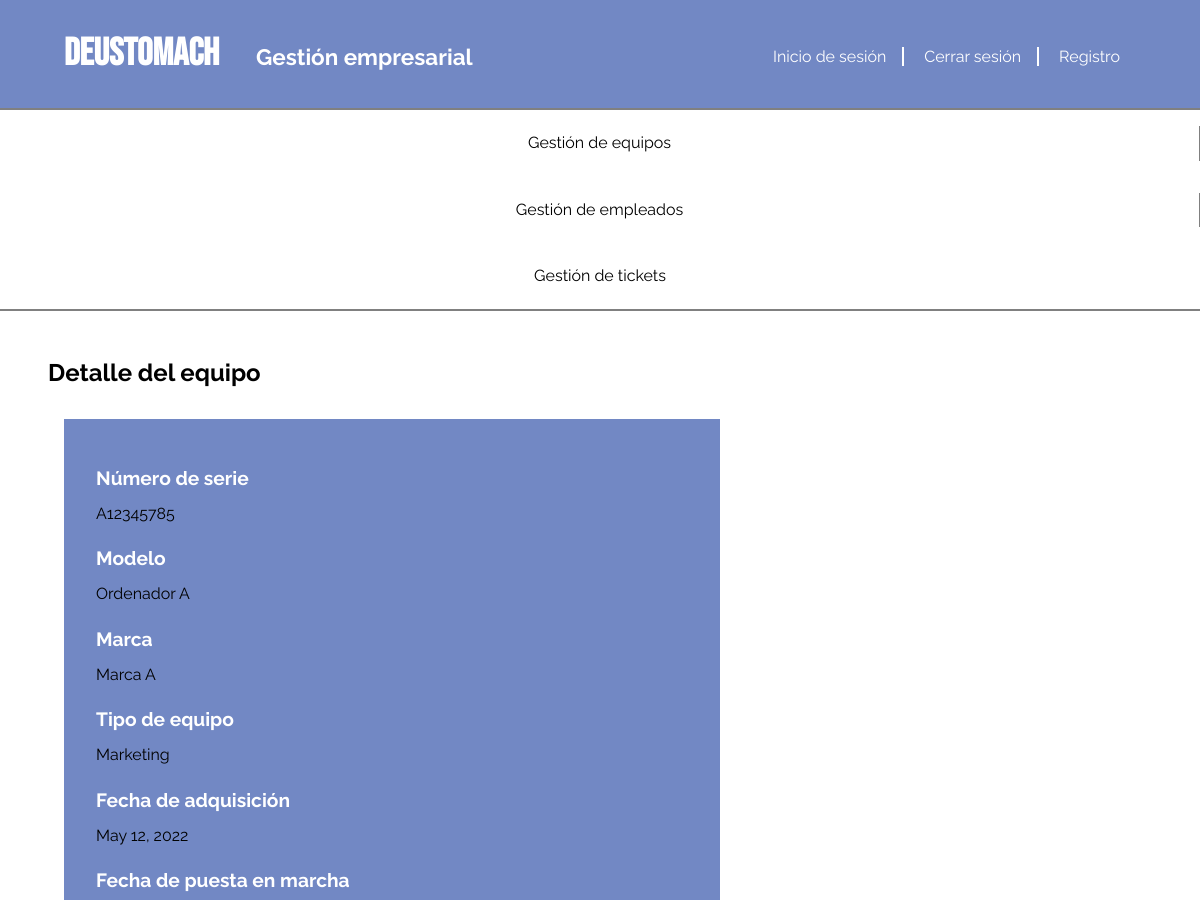
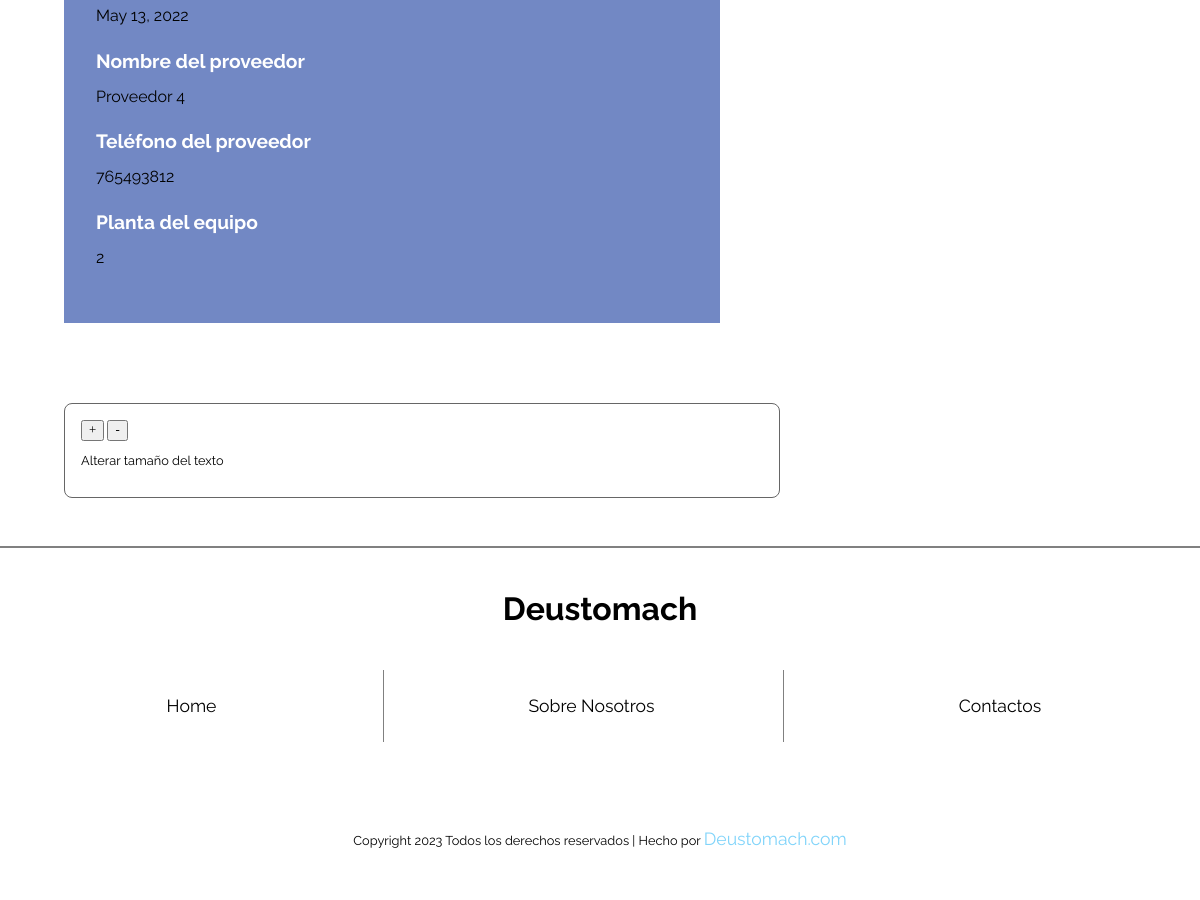
The app's page /appDeustomachGestion/equipos-show/5 with its own data (2 pictures, top to bottom).
### appDeustomachGestion/models.py (models this page shows, shortened)
class Equipo(models.Model):
    PLANTA_CHOICES = [
        ('baja', 'Baja'),
        ('1', 'Planta 1'),
        ('2', 'Planta 2'),
        ('3', 'Planta 3'),
    ]
    numero_serie = models.CharField(max_length=50, unique=True)
    modelo = models.CharField(max_length=100)
    marca = models.CharField(max_length=100)
    tipo_equipo = models.CharField(max_length=100)
    fecha_adquisicion = models.DateField()
    fecha_puesta_marcha = models.DateField()
    informacion_proveedor = models.ForeignKey(Proveedor, on_delete=models.CASCADE)
    planta = models.CharField(max_length=100, choices=PLANTA_CHOICES, default='baja')
    created = models.DateTimeField(auto_now_add=True, null=True, blank=True)
    updated = models.DateTimeField(auto_now=True, null=True, blank=True)
    class Meta:
        verbose_name_plural = "equipos"
        verbose_name = "equipo"
        ordering = ["-created"]

class Proveedor(models.Model):
    nombre = models.CharField(max_length=100)
    telefono = models.CharField(max_length=20)
    created = models.DateTimeField(auto_now_add=True)
    updated = models.DateTimeField(auto_now=True, null=True, blank=True)
    class Meta:
        verbose_name_plural = "proveedores"
        verbose_name = "proveedor"
        ordering = ["-created"]

### appDeustomachGestion/views.py (the view)
# urls.py: path('equipos-show/<int:pk>', EquipoDetailView.as_view(), name='equipos_show'),
class EquipoDetailView(DetailView):
    model = Equipo
    template_name = "appDeustomachGestionEquipos/equipos_detail.html"
    context_object_name = "equipo"

### templates/appDeustomachGestionEquipos/equipos_detail.html
{% extends 'base.html' %}
{% block contenido %}
    <main class="equipos-detail">
        <h2>Detalle del equipo</h2>
        <div class="box-equipos-detail">
            {% if equipo %}
                <a class="equipo-label">Número de serie</a>
                <a class="equipo-content">{{ equipo.numero_serie }}</a>
                <a class="equipo-label">Modelo</a>
                <a class="equipo-content">{{ equipo.modelo }}</a>
                <a class="equipo-label">Marca</a>
                <a class="equipo-content">{{ equipo.marca }}</a>
                <a class="equipo-label">Tipo de equipo</a>
                <a class="equipo-content">{{ equipo.tipo_equipo }}</a>
                <a class="equipo-label">Fecha de adquisición</a>
                <a class="equipo-content">{{ equipo.fecha_adquisicion }}</a>
                <a class="equipo-label">Fecha de puesta en marcha</a>
                <a class="equipo-content">{{ equipo.fecha_puesta_marcha }}</a>
                <a class="equipo-label">Nombre del proveedor</a>
                <a class="equipo-content">{{ equipo.informacion_proveedor.nombre }}</a>
                <a class="equipo-label">Teléfono del proveedor</a>
                <a class="equipo-content">{{ equipo.informacion_proveedor.telefono }}</a>
                <a class="equipo-label">Planta del equipo</a>
                <a class="equipo-content">{{ equipo.planta }}</a>
            {% else %}
                <p>No existe este equipo.</p>
            {% endif %}
        </div>
    </main>
{% endblock %}

### static/css/style.css (style rules this page uses)
html { box-sizing: border-box; }
a, h2, h3, p { font-family: "Raleway",sans-serif; text-decoration: none; color: black; }
h1, h2 { font-family: "Bebas Neue", sans-serif; }
a, h2, p { font-family: "Raleway", sans-serif; text-decoration: none; }
.tickets-menu h2, .tickets-index h2, .tickets-detail h2, .tickets-update h2, .empleados-menu h2, .empleados-index h2, .equipos-menu h2, .equipos-index h2, .equipos-detail h2, .equipos-delete h2, .empleados-detail h2 { margin-top: 3rem; margin-left: 3rem; }
.ticket-label, .ticket-label-2, .ticket-label-3, .ticket-label-4, .equipo-label, .empleado-label { font-size: 1.20rem; font-weight: bold; color: white; }
.ticket-content, .equipo-content, .empleado-content { margin-bottom: 1.5rem; }
.box-tickets-detail a, .box-equipos-detail a, .box-empleados-detail a { display: block; margin-top: 1rem; }
.box-tickets-detail, .box-equipos-detail, .box-empleados-detail, .box-tickets-update { background-color: #7288c4; padding: 2rem; margin: 2rem 30rem 5rem 4rem; }

### records on screen
Equipo: numero_serie "A12345785", modelo "Ordenador A", marca "Marca A", tipo_equipo "Marketing", fecha_adquisicion "May 12, 2022", fecha_puesta_marcha "May 13, 2022", informacion_proveedor.nombre "Proveedor 4", informacion_proveedor.telefono "765493812", planta "2"
